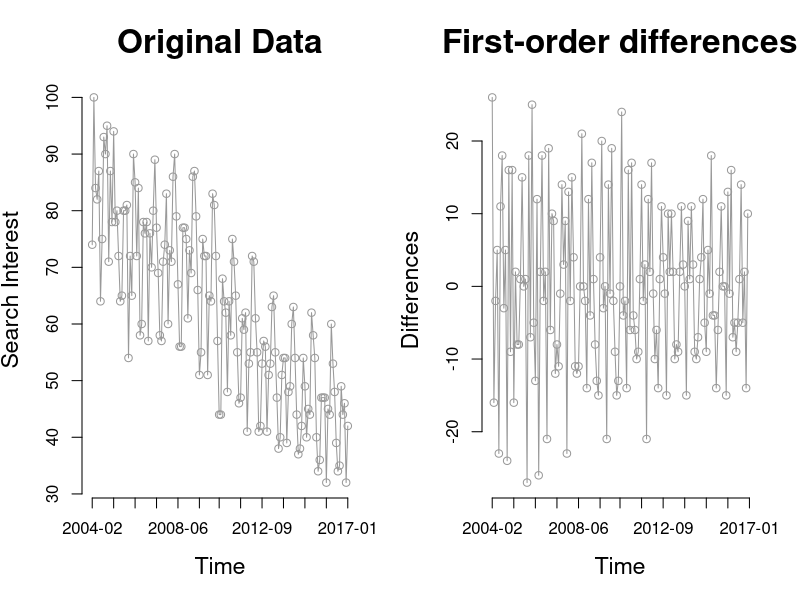
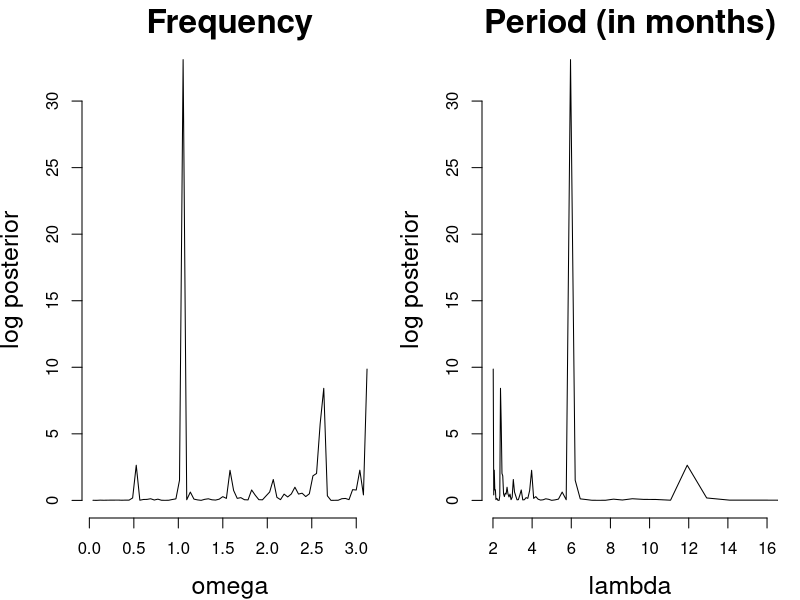
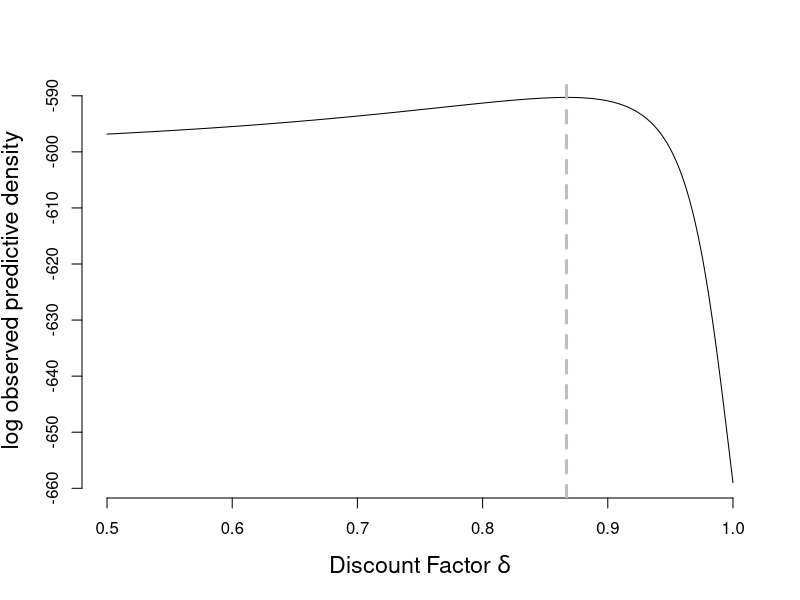
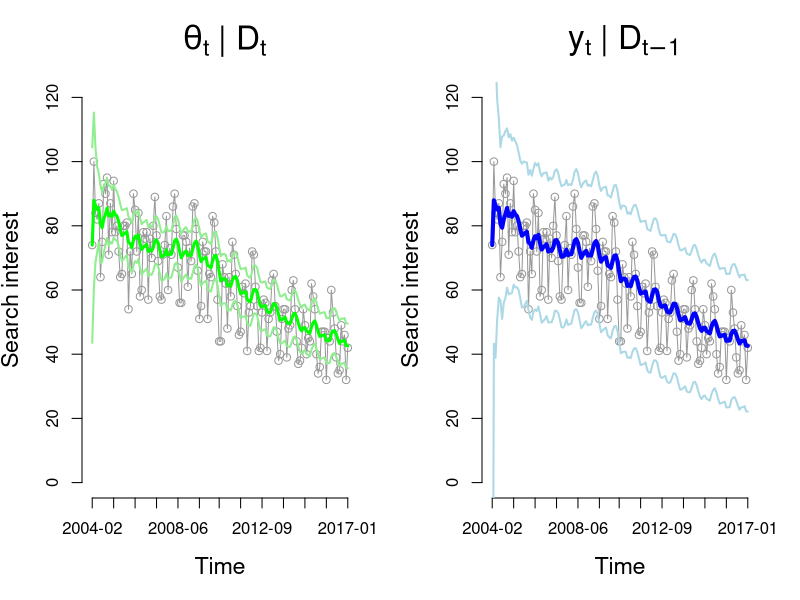
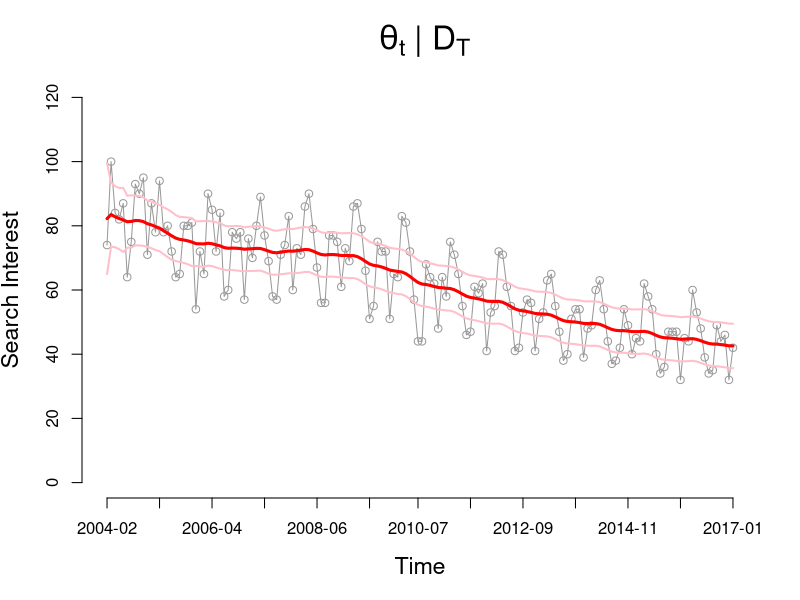
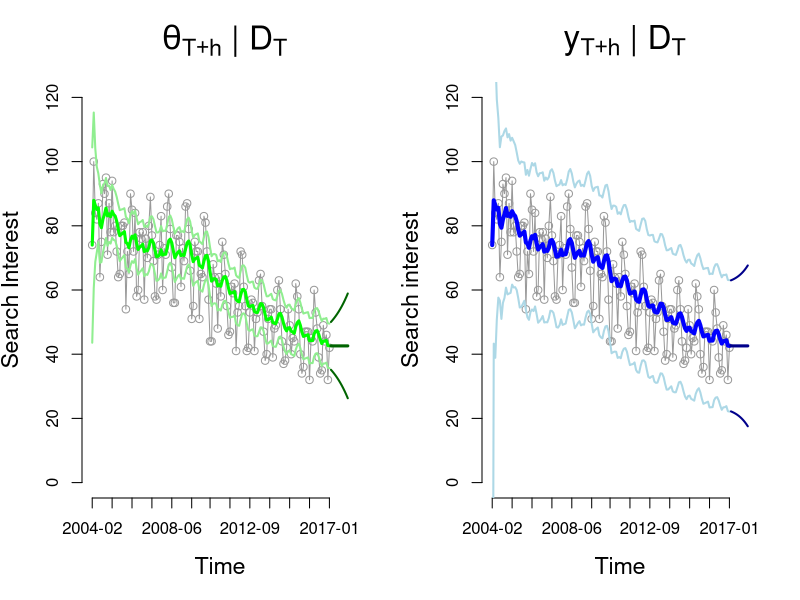

Generate these figures, in order, with R:
### Part 1
dat = read.csv("./googletrendsUCSC.csv")[,2]
times = read.csv("./googletrendsUCSC.csv")[,1]
x.ind = round(seq(1, length(dat), length = 13))
as.numeric(times)

y = diff(dat)
n = length(y)
tt = 1:n

# Plot of data
pdf("./figs/data.pdf", width = 14, height = 8)
par(mfrow = c(1,2), mar = c(5.1, 4.1, 4.1, 2.1))
plot(dat, type='o', bty = 'n', axes = FALSE, ylab = "Search Interest",
    xlab = "Time", cex.lab = 1.4, cex.main = 2, main = "Original Data",
    col = 'gray60')
axis(2)
axis(1, at = x.ind, times[x.ind])
plot(y, type='o', bty = 'n', axes = FALSE, ylab = "Differences",
    xlab = "Time", cex.lab = 1.4, cex.main = 2, col = 'gray60',
    main = "First-order differences",
    )
axis(2)
axis(1, at = x.ind, times[x.ind])
dev.off()



# Spectrum
k = 1:floor(n/2-1/2)
omega = 2*pi*k/n

a.hat = (2/n)*sapply(omega, function(w) sum(y * cos(w * tt)))
b.hat = (2/n)*sapply(omega, function(w) sum(y * sin(w * tt)))
Iw = (n/2)*(a.hat^2 + b.hat^2)
pw = (1 - Iw/sum(y^2))^(1 - n/2)

lambda = 2*pi/omega
pl = pw * (2*pi/(lambda^2))^0

omega[which.max(pw)]
lambda[which.max(pl)]

pdf("./figs/spectral.pdf", width = 14, height = 8)
par(mfrow = c(1,2), mar = c(4.1, 4.1, 2.1, 1.1))
plot(omega, log(pw), type='l', bty='n', main = "Frequency", ylab = "log posterior",
    cex.main = 2.0, cex.lab = 1.5)
plot(lambda, log(pl), type='l', bty='n', main = "Period (in months)", ylab = "log posterior",
    cex.main = 2.0, cex.lab = 1.5, xlab = "lambda", xlim = c(2, 16))
dev.off()


### Part 2
get.vals = function(y, delta, m0, C0, n0, d0){
    n = length(y)
    Rt = double(n+1);    Qt = double(n+1);    At = double(n+1)
    ft = double(n+1);    et = double(n+1);    mt = double(n+1)
    nt = double(n+1);    dt = double(n+1);    St = double(n+1)
    Ct = double(n+1)

    mt[1] = m0
    Ct[1] = C0
    nt[1] = n0
    dt[1] = d0

    for (i in 2:(n+1)){
        Rt[i] = Ct[i-1] / delta # Ct[i-1] + Wt[i]
        Qt[i] = Rt[i] + St[i-1]
        At[i] = Rt[i]/Qt[i]   
        ft[i] = mt[i-1]
        et[i] = y[i-1] - ft[i]
        mt[i] = mt[i-1] + At[i]*et[i]
        nt[i] = nt[i-1] + 1
        dt[i] = dt[i-1] + St[i-1]*(et[i]^2) / Qt[i]
        St[i] = dt[i] / nt[i]
        Ct[i] = At[i] * St[i]
        }
    
    return (list("Rt"=Rt[-1], "Qt"=Qt[-1], "At"=At[-1],
        "ft"=ft[-1], "et"=et[-1], "mt"=mt[-1], "nt"=nt[-1],
        "dt"=dt[-1], "St"=St[-1], "Ct"=Ct[-1], "delta"=delta,
        "m0"=m0, "C0"=C0, "n0"=n0, "d0"=d0))   
    }
obs.pred.dens = function(dat, params){
    df = c(params$n0, params$nt[-length(params$nt)])
    mu = params$ft
    sig2 = params$Qt
    out = lgamma((df+1)/2) - lgamma(df/2) - 1/2*log(df*pi*sig2) -
        (df+1)/2*log(1+(dat - mu)^2 / (df*sig2))
    return (sum(out))
    }
smooth = function(dat, params){
    n = length(dat)
    out.at = double(n)
    out.Rt = double(n)
    out.at[n] = params$mt[n]
    out.Rt[n] = params$Ct[n]
    for (i in (n-1):1){
        out.at[i] = params$mt[i] - params$delta*(params$mt[i] - out.at[i+1])
        out.Rt[i] = params$Ct[i] - params$delta^2*(params$Ct[i] - out.Rt[i+1])
        }
    return (list("at.s"=out.at, "Rt.s"=out.Rt))
    }
forecast = function(dat, params, h = 12){
    n = length(dat)
    delta = params$delta
    at.p = rep(params$mt[n], h)
    Rt.p = (1/delta^(1:h))*params$Ct[n]
    ft.p = rep(params$mt[n], h)
    Qt.p = Rt.p + params$St[n]
    return (list("at.p"=at.p, "Rt.p"=Rt.p,
        "ft.p"=ft.p, "Qt.p"=Qt.p))
    }

# Optimal discount factor
n = length(dat)
del = seq(0.500, 1, by = 0.001)
m0 = 60
C0 = 200
n0 = 1
d0 = 100
opd = double(length(del))
for (i in 1:length(del)){
    out = get.vals(dat, delta = del[i], m0 = m0, C0 = C0, n0 = n0, d0 = d0)
    opd[i] = obs.pred.dens(dat, out)
    }

pdf("./figs/discount.pdf", height = 8, width = 8)
par(mfrow = c(1,1), mar = c(5.1, 4.1, 4.1, 2.1))
plot(del, opd, type='l', ylab = "log observed predictive density", bty = 'n',
    xlab = "Discount Factor" ~ delta, cex.lab = 1.4, cex.main = 2)
abline(v = del[which.max(opd)], lty = 2, col = 'gray', lwd = 3)
dev.off()
(d.max = del[which.max(opd)])




out = get.vals(dat, delta = d.max, m0 = m0, C0 = C0, n0 = n0, d0 = d0)
pdf("./figs/current.pdf", width = 14, height = 8)
par(mfrow = c(1,2), mar = c(5.1, 4.1, 4.1, 2.1))
plot(dat, bty='n', type='o', ylim = c(0, 120), col = 'gray60',
    xlab = "Time", ylab = "Search interest", cex.lab = 1.4, cex.main = 2,
    axes = FALSE, main = ~ theta[t] ~ "|" ~ D[t])
axis(2)
axis(1, at = x.ind, labels = times[x.ind])
lines(out$mt, col = 'green', lwd = 3)
lines(out$mt + sqrt(out$Ct)*qt(0.975, out$nt), col = 'lightgreen', lwd = 2)
lines(out$mt - sqrt(out$Ct)*qt(0.975, out$nt), col = 'lightgreen', lwd = 2)

plot(dat, bty='n', type='o', ylim = c(0, 120), col = 'gray60',
    xlab = "Time", ylab = "Search interest", cex.lab = 1.4, cex.main = 2,
    axes = FALSE, main = ~ y[t] ~ "|" ~ D[t-1] )
axis(2)
axis(1, at = x.ind, labels = times[x.ind])
lines(out$mt, col = 'blue', lwd = 4)
lines(out$mt + sqrt(out$Qt)*qt(0.975, out$nt-1), col = 'lightblue', lwd = 2)
lines(out$mt - sqrt(out$Qt)*qt(0.975, out$nt-1), col = 'lightblue', lwd = 2)
dev.off()

spar = smooth(dat, out)
pdf("./figs/smooth.pdf", width = 8, height = 8)
par(mfrow = c(1,1), mar = c(5.1, 4.1, 4.1, 2.1))
plot(dat, bty='n', type='o', ylim = c(0, 120), col = 'gray60',
    cex.lab = 1.4, cex.main = 2, ylab = "Search Interest", axes = FALSE,
    xlab = "Time", main = ~ theta[t] ~ "|" ~ D[T])
axis(2)
axis(1, at = x.ind, labels = times[x.ind])
lines(spar$at.s, col = 'red', lwd = 3)
lines(spar$at.s + sqrt(spar$Rt.s*out$St[n]/out$St)*qt(0.975, out$nt[n]), col = 'pink', lwd = 2)
lines(spar$at.s - sqrt(spar$Rt.s*out$St[n]/out$St)*qt(0.975, out$nt[n]), col = 'pink', lwd = 2)
dev.off()


h = 12
ppar = forecast(dat, out, h)
pdf("./figs/forecast.pdf", width = 14, height = 8)
par(mfrow = c(1,2), mar = c(5.1, 4.1, 4.1, 2.1))
plot(1:(n+h), c(dat, rep(NA, h)), bty='n', type='o', ylim = c(0, 120), col = 'gray60',
    cex.lab = 1.4, cex.main = 2, ylab = "Search Interest", axes = FALSE,
    xlab = "Time", main = ~ theta[T+h] ~ "|" ~ D[T])
axis(2)
axis(1, at = x.ind, labels = times[x.ind])
lines(out$mt, col = 'green', lwd = 3)
lines(out$mt + sqrt(out$Ct)*qt(0.975, out$nt), col = 'lightgreen', lwd = 2)
lines(out$mt - sqrt(out$Ct)*qt(0.975, out$nt), col = 'lightgreen', lwd = 2)
lines((n+1):(n+h), ppar$at.p, col = 'darkgreen', lwd = 3)
lines((n+1):(n+h), ppar$at.p + sqrt(ppar$Rt.p)*qt(0.975, out$nt[n]),
    col = 'darkgreen', lwd = 2)
lines((n+1):(n+h), ppar$at.p - sqrt(ppar$Rt.p)*qt(0.975, out$nt[n]),
    col = 'darkgreen', lwd = 2)

plot(1:(n+h), c(dat, rep(NA, h)), bty='n', type='o', ylim = c(0, 120), col = 'gray60',
    xlab = "Time", ylab = "Search interest", cex.lab = 1.4, cex.main = 2,
    axes = FALSE, main = ~ y[T+h] ~ "|" ~ D[T] )
axis(2)
axis(1, at = x.ind, labels = times[x.ind])
lines(out$mt, col = 'blue', lwd = 4)
lines(out$mt + sqrt(out$Qt)*qt(0.975, out$nt-1), col = 'lightblue', lwd = 2)
lines(out$mt - sqrt(out$Qt)*qt(0.975, out$nt-1), col = 'lightblue', lwd = 2)
lines((n+1):(n+h), ppar$ft.p, col = 'darkblue', lwd = 3)
lines((n+1):(n+h), ppar$ft.p + sqrt(ppar$Qt.p)*qt(0.975, out$nt[n]),
    col = 'darkblue', lwd = 2)
lines((n+1):(n+h), ppar$at.p - sqrt(ppar$Qt.p)*qt(0.975, out$nt[n]),
    col = 'darkblue', lwd = 2)
dev.off()

